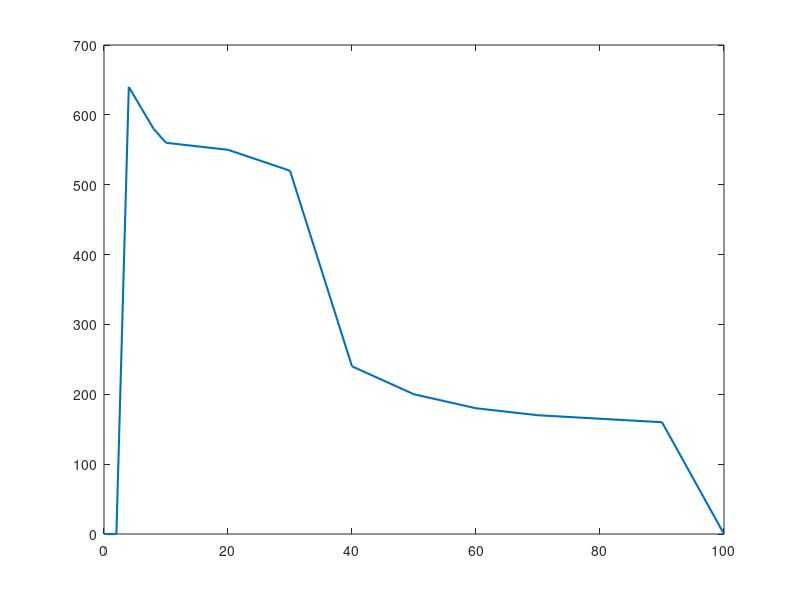

MATLAB code for this plot: (Note: this script raises an error after producing the figure.)
clear; clc; close all

fsize = 14;
lwidth = 1.5;

steps = [0 2 4 6 8 10 20 30 40 50 60 70 80 90 100]
measured = [0 0 640 610 580 560 550 520 240 200 180 170 165 160 0]

dettime = ones(1,15).* 3

plot(steps, measured, 'LineWidth', lwidth)
hold on; yyaxis right
plot(steps, dettime, 'LineWidth', lwidth)

ylabel("Detection time [ms]", "FontSize", fsize)

yyaxis left
ylabel("Sensor value", "FontSize", fsize)
xlabel("Distance [cm]", "FontSize", fsize)

legend("Sensor value", "Detection time", "FontSize", fsize)